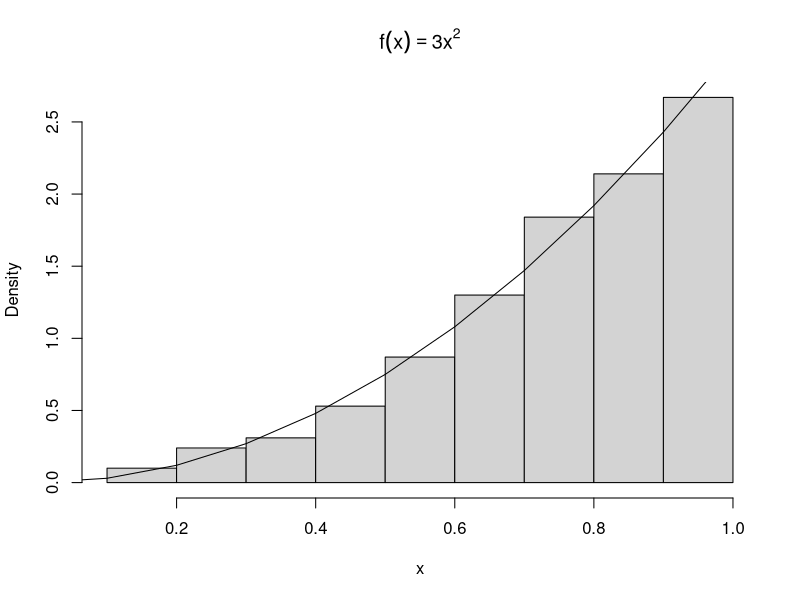
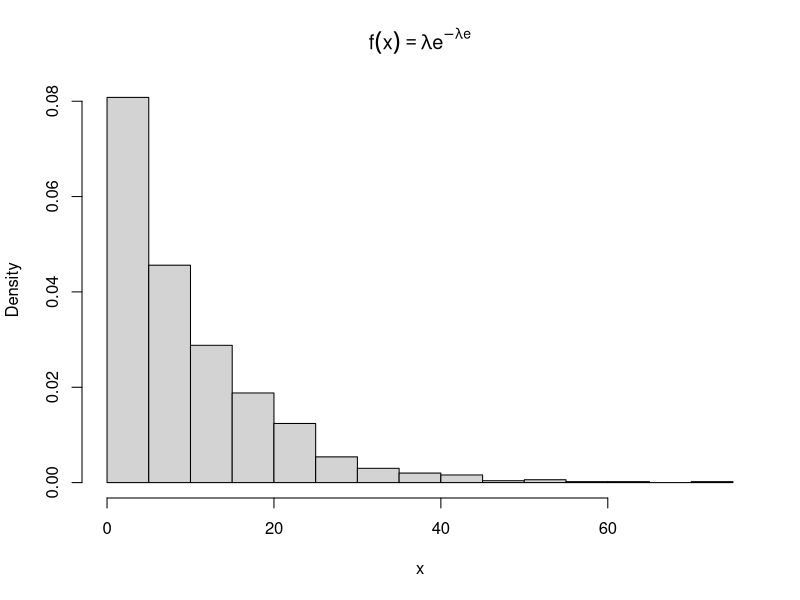

The R script that drew these images, in order:
# Methods for Generating Random Variables ---------------------------------

## The Inverse Transform Method --------------------------------------------
# The inverse transform method of generating RVs is based on the following 
# well-known result:

## Theorem 3.1 (Probability Integral Transformation) If X is a continuous random 
# variable with cdf F_X(x), then U = F_X(X) ~ Uniform(0, 1).

# The inverse transform method of generating RVs applied the probability 
# integral transformation, where the inverse transformation is defined as

## F_x^-1(u) = inf{x: F_X(x) = u}, 0 < u < 1

# Hence, if U ~ Uniform(0, 1), then for all xER
## P(F_X^-1(U) <= x) = P(inf{t: F_X(t) = U} <= x)
##                   = P(U <= F_X(x))
##                   = F_U(F_X(x)) = F_X(x),

# and therefore F_X^-1(u) has the same distribution as X. Thus, to generate a 
# random observation X, first generate a Uniform(0, 1) variate y and deliver the 
# inverse value F_X^-1(u). The method is easy to apply *provided that the inverse
# density function is easy to compute

### Example 3.2 -------------------------------------------------------------
# This example use the inverse method to simulate a random sample from the 
# distribution with density f(x) = 3x^2, 0 < x < 1.

# Here F_X(x) = 3 for 0 < x < 1, and F_X^1(u) = u^{1/3}. First we generate all n
# required random uniform numbers as vector u. Then u^{1/3} is a vector of length
# n containing the sample x_1, ... , x_n.
n <- 1000
u <- runif(n)
x <- u ^ (1 / 3)
hist(x, probability = TRUE, main = expression(f(x) == 3 * x ^ 2)) # density hist of sample
y <- seq(0, 1, 0.1)
lines(y, 3 * y ^ 2) # density curve f(x) 
# ... the hist and density plot suggest that the empirical and theoretical 
# distributions approximately agree.

### Example 3.3 -------------------------------------------------------------
# (Exponential distribution) This example applied the inverse transform method to
# generate a random sample from the exponential distribution with mean 1/delta.

# If X ~ Exp(delta), then for x > 0 the cdf of X is F_X(x) = 1 - e^(-delta * x).
# The inverse transformation us F_X^-1(u) = -(1/delta) * log(1 - u). Note that
# U and 1 - U have the same distribution and it is simpler to set 
# x = -(1/delta) * log(u). To generate a random sample of size n with parameter
# lambda:
lambda <- 0.1 # set lambda (mean) constant, i.e. E[X] = 1 / lambda
x <- -log(runif(n)) / lambda
hist(x, probability = TRUE, main = expression(
 f(x) == lambda * e ^ {-lambda * e}))

## Inverse Transform Method,  Discrete Case --------------------------------
